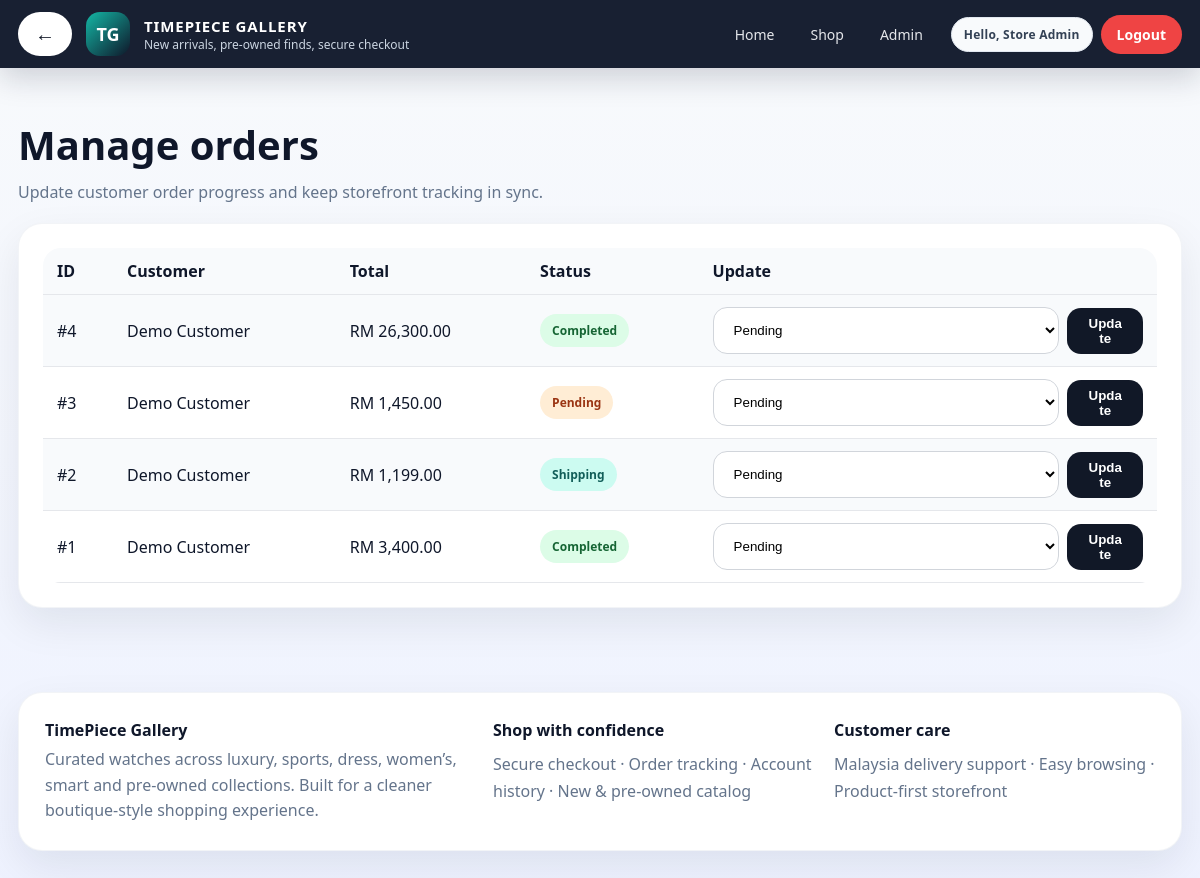
Page /orders.php (signed in) on the committed database.
### tables this page shows
CREATE TABLE orders (
    id INT AUTO_INCREMENT PRIMARY KEY,
    user_id INT NOT NULL,
    delivery_address TEXT NOT NULL,
    payment_method VARCHAR(50) NOT NULL,
    total_amount DECIMAL(10,2) NOT NULL,
    payment_status VARCHAR(30) NOT NULL DEFAULT 'pending',
    order_status VARCHAR(30) NOT NULL DEFAULT 'pending',
    created_at TIMESTAMP DEFAULT CURRENT_TIMESTAMP,
    FOREIGN KEY (user_id) REFERENCES users(id)
);

CREATE TABLE users (
    id INT AUTO_INCREMENT PRIMARY KEY,
    full_name VARCHAR(100) NOT NULL,
    email VARCHAR(100) NOT NULL UNIQUE,
    phone VARCHAR(30) NOT NULL,
    address TEXT NOT NULL,
    password_hash VARCHAR(255) NOT NULL,
    role ENUM('customer', 'admin', 'superadmin') NOT NULL DEFAULT 'customer',
    created_at TIMESTAMP DEFAULT CURRENT_TIMESTAMP
);

### orders.php (the view, shortened to what this page needs)
<?php
require_once __DIR__ . '/../config/database.php';
require_once __DIR__ . '/../config/functions.php';
$stmt = $pdo->query("SELECT orders.*, users.full_name FROM orders JOIN users ON orders.user_id = users.id ORDER BY orders.id DESC");
$orders = $stmt->fetchAll();
include __DIR__ . '/../includes/header.php';
?>
<div class="section-header">
    <div>
        <h1 class="page-headline" style="font-size:40px;">Manage orders</h1>
        <p>Update customer order progress and keep storefront tracking in sync.</p>
    </div>
</div>
<section class="table-card">
    <div class="table-scroll">
        <table class="w3-table-all">
            <tr><th>ID</th><th>Customer</th><th>Total</th><th>Status</th><th>Update</th></tr>
            <?php foreach($orders as $order): ?>
            <tr>
                <td>#<?= (int)$order['id'] ?></td>
                <td><?= h($order['full_name']) ?></td>
                <td>RM <?= number_format($order['total_amount'],2) ?></td>
                <td><?= order_status_badge($order['order_status']) ?></td>
                <td>
                    <form method="POST" action="update_order_status.php" style="display:flex;gap:8px;align-items:center;">
                        <select class="input" name="status" style="min-width:190px;">
                            <?php $current = strtolower((string)$order['order_status']); ?>
                            <?php $options = ['pending'=>'Pending','paid'=>'Paid','processing'=>'Processing','shipped'=>'Shipped','out_for_delivery'=>'Out for Delivery','delivered'=>'Delivered','cancelled'=>'Cancelled']; ?>
                            <?php foreach ($options as $value => $label): ?>
                                <option value="<?= $value ?>" <?= $current === $value ? 'selected' : '' ?>><?= h($label) ?></option>
                            <?php endforeach; ?>
                        </select>
                        <button class="btn-dark" type="submit">Update</button>
                    </form>
                </td>
            </tr>
            <?php endforeach; ?>
        </table>
    </div>
</section>
<?php include __DIR__ . '/../includes/footer.php'; ?>

### functions.php (shortened to what this page needs)
<?php
function h($value) {
    return htmlspecialchars((string)$value, ENT_QUOTES, 'UTF-8');
}
function order_status_badge($status) {
    $status = strtolower(trim((string)$status));
    $map = [
        'pending' => ['color' => 'orange', 'label' => 'Pending'],
        'paid' => ['color' => 'blue', 'label' => 'Paid'],
        'processing' => ['color' => 'deep-orange', 'label' => 'Processing'],
        'shipped' => ['color' => 'teal', 'label' => 'Shipped'],
        'shipping' => ['color' => 'teal', 'label' => 'Shipping'],
        'out_for_delivery' => ['color' => 'grey', 'label' => 'Out for Delivery'],
        'delivered' => ['color' => 'green', 'label' => 'Delivered'],
        'completed' => ['color' => 'green', 'label' => 'Completed'],
        'cancelled' => ['color' => 'red', 'label' => 'Cancelled']
    ];
    $item = $map[$status] ?? ['color' => 'grey', 'label' => ucfirst(str_replace('_', ' ', $status ?: 'pending'))];
    return '<span class="w3-tag w3-' . $item['color'] . '" style="border-radius:999px;padding:8px 12px;">' . h($item['label']) . '</span>';
}

### style.css (style rules this page uses)
:root { --bg: #f4f6fb; --surface: #ffffff; --surface-alt: #f8fafc; --line: #e5e7eb; --text: #0f172a; --muted: #64748b; --primary: #111827; --accent: #0f766e; --accent-soft: #ccfbf1; --shadow: 0 16px 40px rgba(15, 23, 42, 0.08); --radius: 24px; }
* { box-sizing:border-box }
body { font-family:"Segoe UI",Arial,sans-serif;background:linear-gradient(180deg,#f8fafc 0%,#eef2ff 100%);color:var(--text);margin:0 }
.hero-copy h1,.page-headline { margin:0 0 14px;font-size:clamp(32px,4vw,54px);line-height:1.04 }
.btn-main,.btn-outline,.btn-dark,.btn-soft { display:inline-flex;align-items:center;justify-content:center;gap:8px;min-height:46px;padding:0 20px;border-radius:14px;text-decoration:none;border:none;cursor:pointer;font-weight:600;transition:.2s ease }
.btn-dark { background:#111827;color:#fff }
.surface,.card-box,.product-card,.kpi-card,.form-card,.table-card,.auth-card,.detail-card,.category-card,.feature-card,.status-card,.testimonial-card,.shop-hero,.showcase-block { background:var(--surface);border-radius:var(--radius);box-shadow:var(--shadow);border:1px solid rgba(148,163,184,.12) }
.section-header { display:flex;align-items:end;justify-content:space-between;gap:18px;margin:28px 0 18px }
.section-header p,.muted,.small-text { color:var(--muted);margin:6px 0 0;line-height:1.6 }
.input,.w3-input,.w3-select,.w3-textarea { width:100%;padding:14px 16px;border-radius:14px;border:1px solid #d1d5db;background:#fff;outline:none }
.form-card,.table-card,.auth-card,.detail-card,.status-card { padding:24px }
.w3-table-all { border-radius:18px;overflow:hidden;border:none!important }
.w3-table-all tr:nth-child(even) { background:#f8fafc }
.table-scroll { overflow:auto }
.w3-green { background:#dcfce7;color:#166534 }
.w3-orange { background:#ffedd5;color:#9a3412 }
.w3-teal { background:#ccfbf1;color:#115e59 }
.w3-table-all { width:100%;border-collapse:collapse }
.w3-table-all th,.w3-table-all td { padding:12px 14px;text-align:left;border-bottom:1px solid #e5e7eb }
.w3-tag { display:inline-flex;align-items:center;font-size:12px;font-weight:700 }
.table-card .w3-table-all tr:first-child { background:#f8fafc }
body { overflow-x:hidden }
.auth-side,.auth-card,.chart-card,.advice-card,.table-card { overflow-wrap:anywhere }

### rows in the picture
orders: id "4", user.full_name "Demo Customer", total_amount "26,300.00", order_status "Completed"
orders: id "3", user.full_name "Demo Customer", total_amount "1,450.00", order_status "Pending", status "Pending"
orders: id "2", user.full_name "Demo Customer", total_amount "1,199.00", order_status "Shipping"
orders: id "1", user.full_name "Demo Customer", total_amount "3,400.00", order_status "Completed"

### other values in the picture
$_SESSION['user_name'] "Store Admin"
form field status "Pending"
